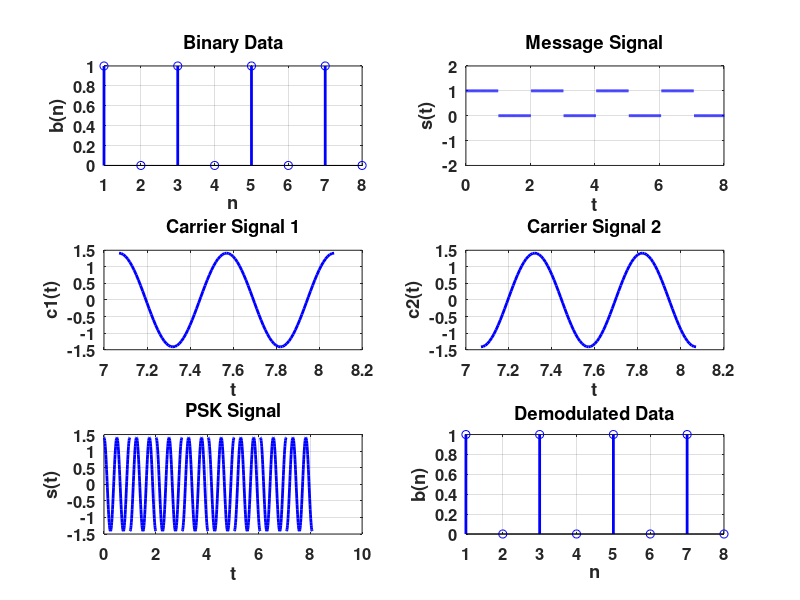

Recreate this plot in MATLAB.
clc;
clear;
close all;

% Parameters
Tb = 1;
t = 0:Tb/100:Tb;
fc = 2;
c1 = sqrt(2/Tb) * cos(2 * pi * fc * t);
c2 = sqrt(2/Tb) * cos(2 * pi * fc * t + pi);

% Message Signal
N = 8;
m = [1 0 1 0 1 0 1 0];
t1 = 0; 
t2 = Tb;

for i = 1:N
    t = t1:(Tb/100):t2;
    if m(i) > 0.5
        m_s = ones(1, length(t));
        invm_s = zeros(1, length(t));
    else
        m_s = zeros(1, length(t));
        invm_s = ones(1, length(t));
    end
    message(i, :) = m_s;
    
    % Generate PSK Signal
    psk_sig1(i, :) = c1 .* m_s;
    psk_sig2(i, :) = c2 .* invm_s;
    psk_s = psk_sig1 + psk_sig2;
    
    % Plotting
    figure(1);
    subplot(3, 2, 2);
    axis([0 N -2 2]);
    plot(t, message(i, :), 'b', 'LineWidth', 2);
    title('Message Signal');
    xlabel('t'); ylabel('s(t)');
    grid on;
    set(gca, 'FontSize', 12, 'FontWeight', 'bold');
    hold on;
    
    subplot(3, 2, 5);
    plot(t, psk_s(i, :), 'b', 'LineWidth', 2);
    title('PSK Signal');
    xlabel('t'); ylabel('s(t)');
    grid on;
    set(gca, 'FontSize', 12, 'FontWeight', 'bold');
    hold on;
    
    t1 = t1 + (Tb + 0.01);
    t2 = t2 + (Tb + 0.01);
end
hold off;

subplot(3, 2, 1);
stem(m, 'b', 'LineWidth', 2);
title('Binary Data');
xlabel('n'); ylabel('b(n)');
grid on;
set(gca, 'FontSize', 12, 'FontWeight', 'bold');

subplot(3, 2, 3);
plot(t, c1, 'b', 'LineWidth', 2);
title('Carrier Signal 1');
xlabel('t'); ylabel('c1(t)');
grid on;
set(gca, 'FontSize', 12, 'FontWeight', 'bold');

subplot(3, 2, 4);
plot(t, c2, 'b', 'LineWidth', 2);
title('Carrier Signal 2');
xlabel('t'); ylabel('c2(t)');
grid on;
set(gca, 'FontSize', 12, 'FontWeight', 'bold');

% PSK Demodulation
t1 = 0; 
t2 = Tb;

for i = 1:N
    t = t1:(Tb/100):t2;
    
    % Correlator
    x1 = sum(c1 .* psk_sig1(i, :));
    x2 = sum(c2 .* psk_sig2(i, :));
    x = x1 - x2;
    
    % Decision Device
    if x > 0
        demod(i) = 1;
    else
        demod(i) = 0;
    end
    
    t1 = t1 + (Tb + 0.01);
    t2 = t2 + (Tb + 0.01);
end

% Plotting the Demodulated Data Bits
subplot(3, 2, 6);
stem(demod, 'b', 'LineWidth', 2);
title('Demodulated Data');
xlabel('n'); ylabel('b(n)');
grid on;
set(gca, 'FontSize', 12, 'FontWeight', 'bold');
